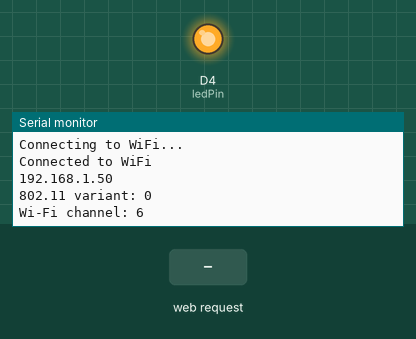
Simulated run of this sketch. Board: ESP8266 (NodeMCU). Parts: output pins drawn as LEDs (lit = HIGH), the last lines printed to the serial monitor. The inputs (shaded band) are chosen by the test bench. WiFi joins after 1.5 s; servers stay silent unless stated; a WiFi scan finds three made-up networks.

Above: at 4.7 s.
4.8 s: HTTP request GET /ON received
At 5.6 s:
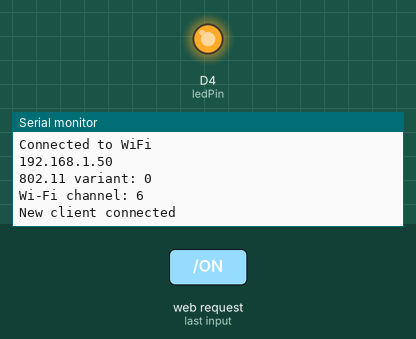
7.3 s: HTTP request GET /OFF received
At 9.8 s:
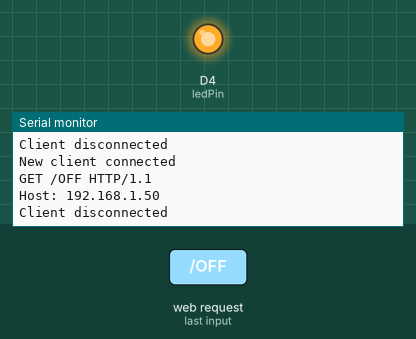

Measured:
- after the input at 4.8 s, the serial monitor: prints a new line at once (image 1)
- after the input at 7.3 s, the serial monitor: prints a new line after 1.0 s (image 2)

The sketch:

server.ino
```cpp
#include <ESP8266WiFi.h>

#define MY_SSID "my-ssid"
#define MY_WIFI_PSWD "my-pswd"

const char* ssid = MY_SSID;             // Wi-Fi network SSID
const char* password = MY_WIFI_PSWD;    // Wi-Fi network password
const int ledPin = D4;                  // LED Pin
const int RSSI_MAX =-50;                // define maximum straighten of signal in dBm
const int RSSI_MIN =-100;               // define minimum strength of signal in dBm

WiFiServer server(25);                  // Create a server on port 25

void setup() {
  pinMode(ledPin, OUTPUT);

  Serial.begin(115200);
  delay(10);

  // RSSI
  WiFi.mode(WIFI_STA);
  WiFi.disconnect();
  int openNetworkCount=0;
  Serial.println("\n");
  Serial.println("Wifi scan started");
  int n = WiFi.scanNetworks();
  Serial.println("Wifi scan ended");
  if (n == 0) {
    Serial.println("no networks found");
  } else {
    Serial.print(n);
    Serial.println(" networks found in total");

    Serial.println("Printing interested RSSI:");

    for (int i = 0; i < n; ++i) {
      if (WiFi.SSID(i) == MY_SSID) {
        openNetworkCount++;
        Serial.print(openNetworkCount);
        Serial.print(") ");
        Serial.print(WiFi.SSID(i));// SSID

        Serial.print(WiFi.RSSI(i));//Signal strength in dBm
        Serial.print("dBm (");
        Serial.print(dBmtoPercentage(WiFi.RSSI(i)));//Signal strength in %
        Serial.print("%) ");
      }
      delay(10);
    }
    Serial.println("\n");
  }

  // Connect to WiFi
  WiFi.begin(ssid, password);
  while (WiFi.status() != WL_CONNECTED) {
    delay(500);
    Serial.println("Connecting to WiFi...");
  }
  Serial.println("Connected to WiFi");

  Serial.println(WiFi.localIP());

  Serial.print("802.11 variant: ");
  Serial.println(WiFi.getPhyMode());
  Serial.print("Wi-Fi channel: ");
  Serial.println(WiFi.channel());

  // Start the server
  server.begin();

  digitalWrite(ledPin, HIGH); // Turn the LED off
}

void loop() {
  // Check if a client has connected
  WiFiClient client = server.available();

  if (client) {
    Serial.println("New client connected");
    client.println("Hello, client! This is the server.");

    while (client.connected()) {
      // Send data to the client while it's connected
      if (Serial.available() > 0) {
        String teststr = Serial.readString();
        client.println(teststr);
        //delay(1000); // You can adjust the sending interval
      }
      // Read data from the client
      while (client.available() > 0) {
        String teststr = client.readString();
        Serial.println(teststr);
        teststr.trim();
        if (teststr == "ON") {
          digitalWrite(ledPin, LOW); // Turn the LED on
        }
        else if (teststr == "OFF") {
          digitalWrite(ledPin, HIGH); // Turn the LED off
        }
      }
    }

    // The client has disconnected
    Serial.println("Client disconnected");
  }
}

/*
 * Written by Ahmad Shamshiri
  * with lots of research, this sources was used:
 * https://support.randomsolutions.nl/827069-Best-dBm-Values-for-Wifi
 * This is approximate percentage calculation of RSSI
 * Wifi Signal Strength Calculation
 * Written Aug 08, 2019 at 21:45 in Ajax, Ontario, Canada
 */
int dBmtoPercentage(int dBm)
{
  int quality;
    if(dBm <= RSSI_MIN)
    {
        quality = 0;
    }
    else if(dBm >= RSSI_MAX)
    {
        quality = 100;
    }
    else
    {
        quality = 2 * (dBm + 100);
   }

     return quality;
}//dBmtoPercentage
```
